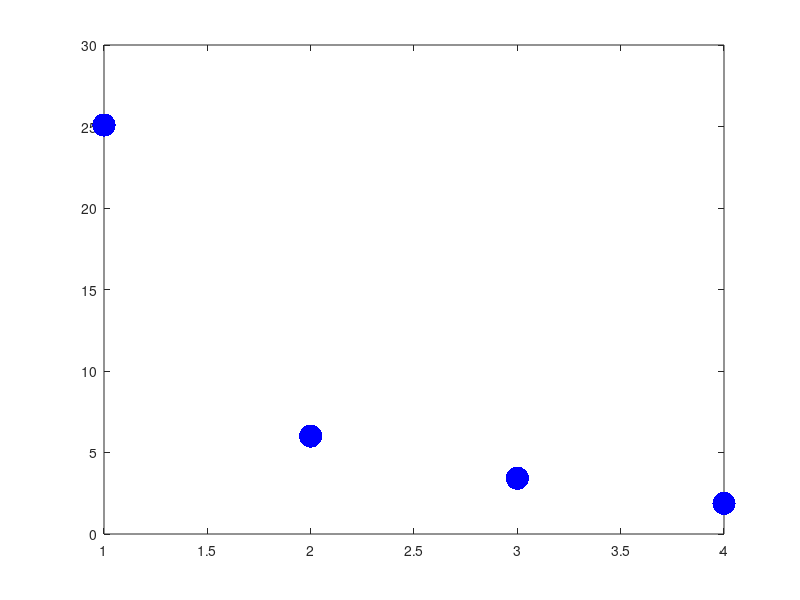

The MATLAB source for this figure: (Note: this script raises an error after producing the figure.)
%Levent Batakci - LAB192@case.edu
%MATH444 HW#1
%Iris Data portion

%Clear memory
clc
clear all

%Load the iris data
%The data is stored in 4x450 a matrix X
%The entries are lengths measured in centimeters
%In order, the entries are 'sepal length', 'sepal width', 'petal length',
%and 'petal width'
load IrisData

%Center the data and compute the SVD
n = size(X,1);
p = size(X,2);
xc = sum(X,2) / p;
Xc = X - xc * ones(1, p);
[U,S,V] = svd(Xc, 'eco');

%Plot the singular values
singular_values = diag(S);
plot(1:n, singular_values);
figure(1);
plot(1:n, singular_values, 'k.','MarkerSize', 50, 'Color', 'b')

%Set up the x-axis
xlbl = append("\fontsize{25}1", "\leq j \leq", string(size(Xc,1)));
xlabel(xlbl, 'interpreter','tex');
xticks(1:size(Xc,1));

%Set up the y-axis
ylbl = "\fontsize{25}Singular Value   \sigma_j";%Label y
ylabel(ylbl, 'interpreter','tex');
set(gca, 'FontSize', 30)

%Compute all of the principal components
Z = U' * X;

%Look at the principal components in pairs
colors = [[0, 0.4470, 0.7410]; [0, 0.5, 0]; [1, 0, 0]; [0.8500, 0.3250, 0.0980]; [0, 0.75, 0.75]; [0.6350, 0.0780, 0.1840]];
figure(2);
c = size(Z,1); %Number of components
sbplt_index=1;
for i = 1:n-1
   for j= i+1:n 
       subplot(2, 3, sbplt_index)
       sbplt_index = sbplt_index + 1;
       plot(Z(i,:),Z(j,:),'k.','MarkerSize',10)
       axis('equal')
       set(gca,'FontSize',30)
       
       xlabel(append("PC ", string(i)),'Color', colors(i,:))
       ylabel(append("PC ", string(j)))
   end
end
%sgtitle("Figure 2: Centered Data Principal Components (PC) Compared");

%Look at a 3D scatter plot of the first 3 PCs
figure(3);
s=30;
scatter3(Z(1,:), Z(2,:), Z(3,:), s, 'o', 'MarkerEdgeColor','k', 'MarkerFaceColor','b')
xlabel("PC 1")
ylabel("PC 2")
zlabel("PC 3")
sgtitle("Figure 3: First 3 Principal Components 3D-Scatterplot")



%PLOT JUST FIRST PC
figure(4)
scatter(Z(1,:), zeros(size(Z(1,:))),500,'filled')
ylim(gca, [-0.02 0.02])
xlabel("PC 1")
alpha(0.2)
set(gca, 'FontSize', 30)

%Honestly, it looks like there are 2 obvious groupings.
%There might be 3 clusters, but I think that two of the flower types
% are definitely harder to tell apart.

